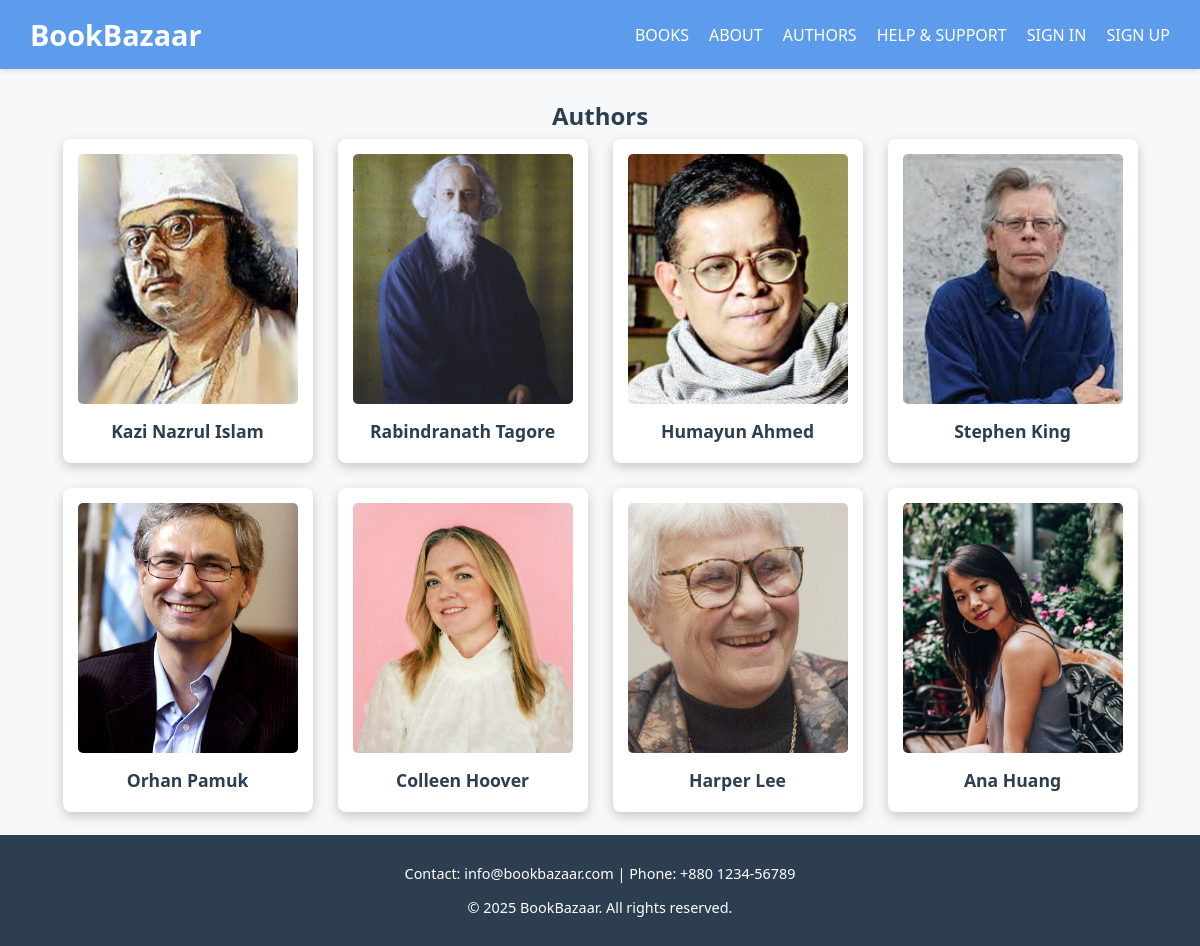
The page /authors.php on the database its author committed.
### tables this page shows
CREATE TABLE `authors` (
  `name` varchar(50) DEFAULT NULL,
  `image` varchar(255) DEFAULT NULL
);

### authors.php (the view)
<?php include 'includes/header.php'; ?>
<?php include 'includes/db_connect.php'; ?>
<h2>Authors</h2>
<div class="authors-container">
<?php
$result = mysqli_query($conn, "SELECT * FROM authors");
while($author = mysqli_fetch_assoc($result)){
?>
    <div class="author-card">
        <img src="assets/images/<?php echo $author['image']; ?>" alt="<?php echo $author['name']; ?>">
        <h3><?php echo $author['name']; ?></h3>
    </div>
<?php } ?>
</div>
<?php include 'includes/footer.php'; ?>

### includes/header.php (shortened to what this page needs)
<?php
$current_folder = basename(dirname($_SERVER['PHP_SELF']));
if ($current_folder == 'auth' || $current_folder == 'user' || $current_folder == 'admin') {
    $base_path = '../';
} else {
    $base_path = '';
}
?>
<!DOCTYPE html>
<html lang="en">
<head>
    <link rel="stylesheet" href="<?php echo $base_path; ?>assets/css/style.css">
</head>
<body>
<header>
    <div class="logo"><a href="<?php echo $base_path; ?>home.php">BookBazaar</a></div>
    <nav>
        <ul>
            <?php if (isset($_SESSION['user_id'])): ?>
                <?php if ($_SESSION['role'] === 'admin'): ?>
                    <li><a href="<?php echo $base_path; ?>admin/dashboard.php">DASHBOARD</a></li>
                    <li><a href="<?php echo $base_path; ?>admin/manage_books.php">MANAGE BOOKS</a></li>
                    <li><a href="<?php echo $base_path; ?>admin/users.php">USERS</a></li>
                    <li><a href="<?php echo $base_path; ?>admin/sales.php">REPORTS</a></li>
                    <li><a href="<?php echo $base_path; ?>auth/logout.php">SIGN OUT</a></li>
                <?php else: ?>
                    <li><a href="<?php echo $base_path; ?>user/dashboard.php">BOOKS</a></li>
                    <li><a href="<?php echo $base_path; ?>about.php">ABOUT</a></li>
                    <li><a href="<?php echo $base_path; ?>authors.php">AUTHORS</a></li>
                    <li><a href="<?php echo $base_path; ?>user/account.php">MANAGE ACCOUNT</a></li>
                    <li><a href="<?php echo $base_path; ?>user/cart.php">CART</a></li>
                    <li><a href="<?php echo $base_path; ?>user/orders.php">ORDERS</a></li>
                    <li><a href="<?php echo $base_path; ?>contact.php">HELP & SUPPORT</a></li>
                    <li><a href="<?php echo $base_path; ?>auth/logout.php">SIGN OUT</a></li>
                <?php endif; ?>
            <?php else: ?>
                <li><a href="<?php echo $base_path; ?>books.php">BOOKS</a></li>
                <li><a href="<?php echo $base_path; ?>about.php">ABOUT</a></li>
                <li><a href="<?php echo $base_path; ?>authors.php">AUTHORS</a></li>
                <li><a href="<?php echo $base_path; ?>contact.php">HELP & SUPPORT</a></li>
                <li><a href="<?php echo $base_path; ?>auth/login.php">SIGN IN</a></li>
                <li><a href="<?php echo $base_path; ?>auth/signup.php">SIGN UP</a></li>
            <?php endif; ?>
        </ul>
    </nav>
</header>
<main>

### includes/footer.php (shortened to what this page needs)
</main>
<footer>
    <p>Contact: info@bookbazaar.com | Phone: +880 1234-56789</p>
    <p>&copy; <?php echo date('Y'); ?> BookBazaar. All rights reserved.</p>
</footer>
</body>
</html>

### assets/css/style.css (style rules this page uses)
body { font-family: 'Segoe UI', Tahoma, Geneva, Verdana, sans-serif; margin: 0; padding: 0; background-color: #f6f8fa; color: #333; }
a { text-decoration: none; color: inherit; }
h1, h2, h3, h4 { color: #2c3e50; margin: 10px 0; }
header { background-color: #5d9cec; color: #fff; display: flex; justify-content: space-between; align-items: center; padding: 15px 30px; box-shadow: 0 2px 5px rgba(0,0,0,0.1); position: sticky; top: 0; z-index: 100; }
header .logo a { font-size: 1.8rem; font-weight: bold; color: #fff; }
header nav ul { list-style: none; display: flex; margin: 0; padding: 0; }
header nav ul li { margin-left: 20px; }
header nav ul li a { color: #fff; font-weight: 500; transition: color 0.3s; }
main { display: flex; flex-direction: column; align-items: center; padding: 20px 50px; min-height: calc(100vh - 120px); }
.books-container, .authors-container { display: flex; flex-wrap: wrap; gap: 25px; justify-content: center; }
.book-card, .author-card { background-color: #fff; border-radius: 8px; width: 220px; padding: 15px; box-shadow: 0 4px 8px rgba(0,0,0,0.1); text-align: center; transition: transform 0.3s, box-shadow 0.3s; }
.book-link:hover .book-card, .author-card { box-shadow: 0px 4px 12px rgba(0,0,0,0.2); transform: translateY(-3px); }
.author-card img { width: 100%; height: 250px; object-fit: cover; border-radius: 5px; }
.author-card h3 { margin: 10px 0 5px; font-size: 1.1rem; }
footer { background-color: #2c3e50; color: #fff; text-align: center; padding: 15px 0; font-size: 0.9rem; position: relative; bottom: 0; width: 100%; }

### rows shown on the page
authors: image (picture), name "Kazi Nazrul Islam"
authors: image (picture), name "Rabindranath Tagore"
authors: image (picture), name "Humayun Ahmed"
authors: image (picture), name "Stephen King"
authors: image (picture), name "Orhan Pamuk"
authors: image (picture), name "Colleen Hoover"
authors: image (picture), name "Harper Lee"
authors: image (picture), name "Ana Huang"
